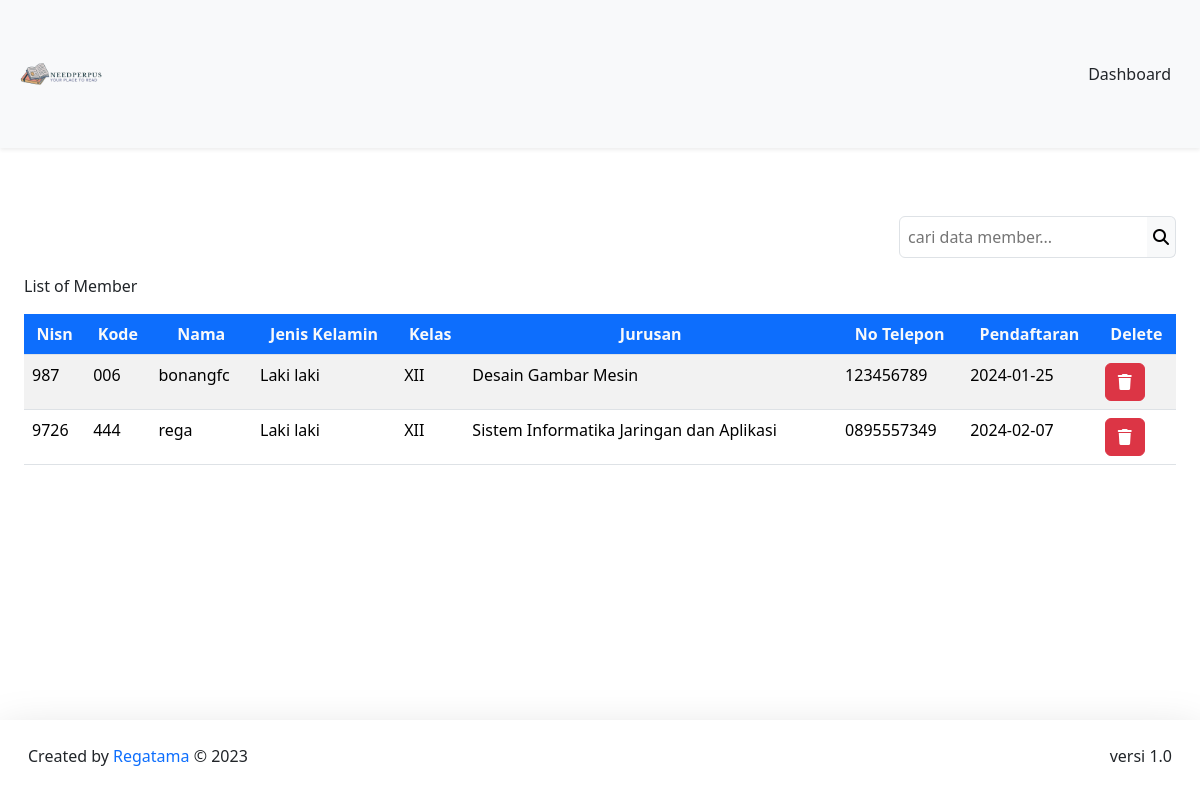
/DashboardAdmin/member/member.php (signed in), run on an earlier commit of the app's database.
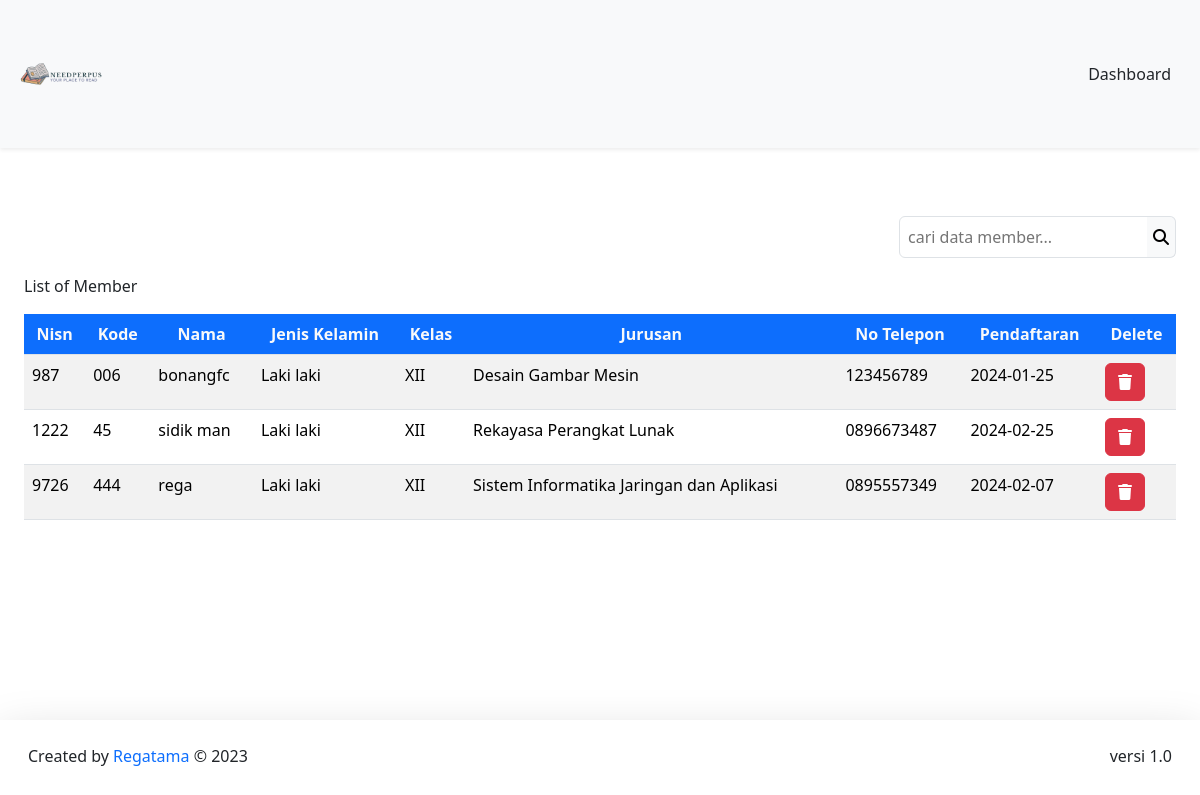
And on a later commit of the database.
### tables this page shows
CREATE TABLE `member` (
  `nisn` int(11) NOT NULL,
  `kode_member` varchar(12) NOT NULL,
  `nama` varchar(255) NOT NULL,
  `password` varchar(255) NOT NULL,
  `jenis_kelamin` varchar(20) NOT NULL,
  `kelas` varchar(5) NOT NULL,
  `jurusan` varchar(50) NOT NULL,
  `no_tlp` varchar(15) NOT NULL,
  `tgl_pendaftaran` date NOT NULL
);

### config/config.php (called while the page is built, shortened)
<?php
$host = "127.0.0.1";
$username = "root";
$password = "";
$database_name = "perpustakaan";
$connection = mysqli_connect($host, $username, $password, $database_name);
function queryReadData($dataKategori)
{
  global $connection;
  $result = mysqli_query($connection, $dataKategori);
  $items = [];
  while ($item = mysqli_fetch_assoc($result)) {
    $items[] = $item;
  }
  return $items;
}

### DashboardAdmin/member/member.php (the view, shortened to what this page needs)
<?php
require "../../config/config.php";
$member = queryReadData("SELECT * FROM member");
?>
<!DOCTYPE html>
<html lang="en">
<head>
   <link href="../../assets/css/bootstrap.min.css" rel="stylesheet">
</head>
<body>
   <nav class="navbar fixed-top bg-body-tertiary shadow-sm">
      <div class="container-fluid p-3">
         <a class="navbar-brand" href="#">
            <img src="../../assets/logoNav.png" alt="logo" width="90px">
         </a>
         <a class="btn btn-tertiary" href="../dashboardAdmin.php">Dashboard</a>
      </div>
   </nav>
   <br><br><br><br>
   <div class="p-4 mt-5">
      <form action="" method="post" class="mt-5">
         <div class="input-group d-flex justify-content-end mb-3">
            <input class="border p-2 rounded rounded-end-0 bg-tertiary" type="text" name="keyword" id="keyword"
               placeholder="cari data member...">
            <button class="border border-start-0 bg-light rounded rounded-start-0" type="submit" name="search"><i
                  class="fa-solid fa-magnifying-glass"></i></button>
         </div>
      </form>
      <caption>List of Member</caption>
      <div class="table-responsive mt-3">
         <table class="table table-striped table-hover">
            <thead class="text-center">
               <tr>
                  <th class="bg-primary text-light">Nisn</th>
                  <th class="bg-primary text-light">Kode</th>
                  <th class="bg-primary text-light">Nama</th>
                  <th class="bg-primary text-light">Jenis Kelamin</th>
                  <th class="bg-primary text-light">Kelas</th>
                  <th class="bg-primary text-light">Jurusan</th>
                  <th class="bg-primary text-light">No Telepon</th>
                  <th class="bg-primary text-light">Pendaftaran</th>
                  <th class="bg-primary text-light">Delete</th>
               </tr>
            </thead>
            <?php foreach ($member as $item) : ?>
            <tr>
               <td><?= $item["nisn"]; ?></td>
               <td><?= $item["kode_member"]; ?></td>
               <td><?= $item["nama"]; ?></td>
               <td><?= $item["jenis_kelamin"]; ?></td>
               <td><?= $item["kelas"]; ?></td>
               <td><?= $item["jurusan"]; ?></td>
               <td><?= $item["no_tlp"]; ?></td>
               <td><?= $item["tgl_pendaftaran"]; ?></td>
               <td>
                  <div class="action">
                     <a href="deleteMember.php?id=<?= $item["nisn"]; ?>" class="btn btn-danger"
                        onclick="return confirm('Yakin ingin menghapus data member ?');"><i
                           class="fa-solid fa-trash"></i></a>
                  </div>
               </td>
            </tr>
            <?php endforeach; ?>
         </table>
      </div>
   </div>
   <footer class="fixed-bottom shadow-lg bg-subtle p-3">
      <div class="container-fluid d-flex justify-content-between">
         <p class="mt-2">Created by <span class="text-primary"> Regatama</span> © 2023</p>
         <p class="mt-2">versi 1.0</p>
      </div>
   </footer>
</body>
</html>

What changed in the data, as far as the page shows it:
added member: nisn "1222", kode_member "45", nama "sidik man", jenis_kelamin "Laki laki", kelas "XII", jurusan "Rekayasa Perangkat Lunak", no_tlp "0896673487", tgl_pendaftaran "2024-02-25"
